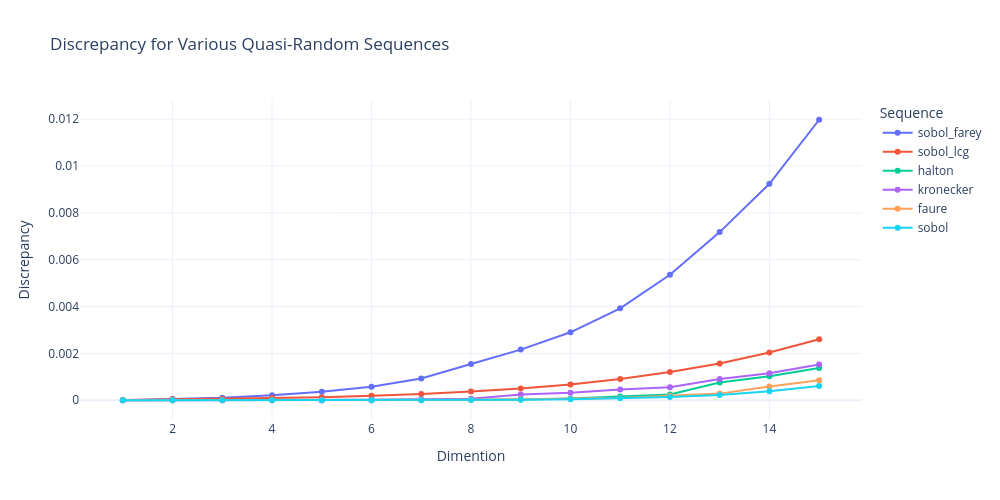

Notebook code cell kept with this figure:
### Code cell
df0.index = range(1, len(df0) + 1)

df_long = df0.reset_index().melt(
    id_vars='index',
    value_vars=['sobol_farey', 'sobol_lcg', 'halton','kronecker','faure','sobol'],
    var_name='Sequence',
    value_name='Discrepancy'
)

# Построим график
fig = px.line(
    df_long,
    x='index',
    y='Discrepancy',
    color='Sequence',
    markers=True,
    title='Discrepancy for Various Quasi-Random Sequences'
)

fig.update_layout(
    xaxis_title='Dimention',
    yaxis_title='Discrepancy',
    template='plotly_white',
    width=1000,
    height=500
)


fig.show()

### Figure 1 — Plotly figure (JSON) as saved in the notebook; plotly's stock layout.template omitted (floating-point values rounded to 4 significant figures)
{"data": [{"hovertemplate": "Sequence=sobol_farey<br>index=%{x}<br>Discrepancy=%{y}<extra></extra>", "legendgroup": "sobol_farey", "line": {"color": "#636efa", "dash": "solid"}, "marker": {"symbol": "circle"}, "mode": "lines+markers", "name": "sobol_farey", "orientation": "v", "showlegend": true, "type": "scatter", "x": [1, 2, 3, 4, 5, 6, 7, 8, 9, 10, 11, 12, 13, 14, 15], "xaxis": "x", "y": [2.252e-06, 5.869e-05, 0.0001058, 0.0002156, 0.000362, 0.0005738, 0.000925, 0.001549, 0.002163, 0.002902, 0.003926, 0.005357, 0.007178, 0.009242, 0.01198], "yaxis": "y"}, {"hovertemplate": "Sequence=sobol_lcg<br>index=%{x}<br>Discrepancy=%{y}<extra></extra>", "legendgroup": "sobol_lcg", "line": {"color": "#EF553B", "dash": "solid"}, "marker": {"symbol": "circle"}, "mode": "lines+markers", "name": "sobol_lcg", "orientation": "v", "showlegend": true, "type": "scatter", "x": [1, 2, 3, 4, 5, 6, 7, 8, 9, 10, 11, 12, 13, 14, 15], "xaxis": "x", "y": [8.275e-06, 3.983e-05, 6.437e-05, 9.278e-05, 0.0001312, 0.0001888, 0.0002621, 0.0003711, 0.0004993, 0.0006743, 0.0009106, 0.001207, 0.001566, 0.002041, 0.002606], "yaxis": "y"}, {"hovertemplate": "Sequence=halton<br>index=%{x}<br>Discrepancy=%{y}<extra></extra>", "legendgroup": "halton", "line": {"color": "#00cc96", "dash": "solid"}, "marker": {"symbol": "circle"}, "mode": "lines+markers", "name": "halton", "orientation": "v", "showlegend": true, "type": "scatter", "x": [1, 2, 3, 4, 5, 6, 7, 8, 9, 10, 11, 12, 13, 14, 15], "xaxis": "x", "y": [2.484e-09, 9.62e-08, 3.398e-07, 7.943e-07, 1.945e-06, 4.207e-06, 9.682e-06, 1.849e-05, 3.316e-05, 7.914e-05, 0.0001631, 0.0002415, 0.000754, 0.001024, 0.001377], "yaxis": "y"}, {"hovertemplate": "Sequence=kronecker<br>index=%{x}<br>Discrepancy=%{y}<extra></extra>", "legendgroup": "kronecker", "line": {"color": "#ab63fa", "dash": "solid"}, "marker": {"symbol": "circle"}, "mode": "lines+markers", "name": "kronecker", "orientation": "v", "showlegend": true, "type": "scatter", "x": [1, 2, 3, 4, 5, 6, 7, 8, 9, 10, 11, 12, 13, 14, 15], "xaxis": "x", "y": [1.17e-08, 6.758e-08, 8.123e-07, 3.666e-06, 5.202e-06, 2.598e-05, 4.385e-05, 6.462e-05, 0.0002505, 0.0003202, 0.0004592, 0.0005593, 0.0009097, 0.001152, 0.001524], "yaxis": "y"}, {"hovertemplate": "Sequence=faure<br>index=%{x}<br>Discrepancy=%{y}<extra></extra>", "legendgroup": "faure", "line": {"color": "#FFA15A", "dash": "solid"}, "marker": {"symbol": "circle"}, "mode": "lines+markers", "name": "faure", "orientation": "v", "showlegend": true, "type": "scatter", "x": [1, 2, 3, 4, 5, 6, 7, 8, 9, 10, 11, 12, 13, 14, 15], "xaxis": "x", "y": [4.967e-09, 2.313e-08, 2.137e-07, 8.741e-07, 1.75e-06, 4.472e-06, 8.196e-06, 2.353e-05, 3.776e-05, 6.015e-05, 9.544e-05, 0.0001881, 0.000283, 0.0005878, 0.0008542], "yaxis": "y"}, {"hovertemplate": "Sequence=sobol<br>index=%{x}<br>Discrepancy=%{y}<extra></extra>", "legendgroup": "sobol", "line": {"color": "#19d3f3", "dash": "solid"}, "marker": {"symbol": "circle"}, "mode": "lines+markers", "name": "sobol", "orientation": "v", "showlegend": true, "type": "scatter", "x": [1, 2, 3, 4, 5, 6, 7, 8, 9, 10, 11, 12, 13, 14, 15], "xaxis": "x", "y": [4.967e-09, 2.028e-08, 6.922e-08, 2.447e-07, 8.097e-07, 1.944e-06, 4.443e-06, 1.077e-05, 2.253e-05, 4.275e-05, 8.26e-05, 0.0001392, 0.0002239, 0.0003838, 0.0006057], "yaxis": "y"}], "layout": {"height": 500, "legend": {"title": {"text": "Sequence"}, "tracegroupgap": 0}, "title": {"text": "Discrepancy for Various Quasi-Random Sequences"}, "width": 1000, "xaxis": {"anchor": "y", "autorange": true, "domain": [0, 1], "range": [0.1378, 15.86], "title": {"text": "Dimention"}, "type": "linear"}, "yaxis": {"anchor": "x", "autorange": true, "domain": [0, 1], "range": [-0.0008432, 0.01282], "title": {"text": "Discrepancy"}, "type": "linear"}}}
